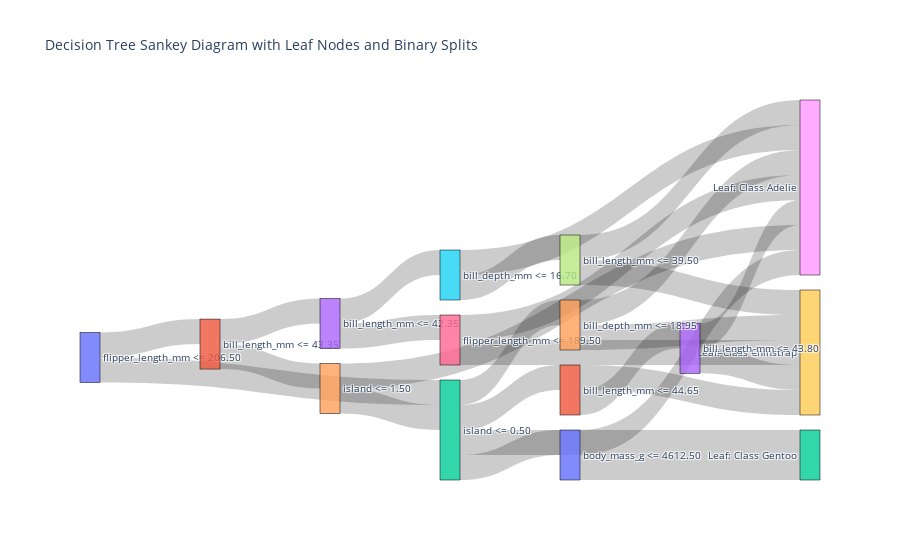

Notebook code for this chart:
### Markdown cell above
Initialise the `DecisionTree_to_Sankey class and run the `create_sankey` method to produce the interactive plotly Sankey diagram. You can drag nodes around if labels overlap and hover over branches to see the conditions of each split.  This is useful when tree structures are too complex to visualise the tree itself without overlapping labels making it unreadable.

### Code cell
dt = DecisionTree_to_Sankey(clf, X)

dt.create_sankey()

### Figure 1 — Plotly figure (JSON) as saved in the notebook; plotly's stock layout.template omitted (floating-point values rounded to 4 significant figures)
{"data": [{"link": {"customdata": ["flipper_length_mm <= 206.50 (True)", "flipper_length_mm > 206.50 (False)", "bill_length_mm <= 43.35 (True)", "bill_length_mm > 43.35 (False)", "bill_length_mm <= 42.35 (True)", "bill_length_mm > 42.35 (False)", "bill_depth_mm <= 16.70 (True)", "bill_depth_mm > 16.70 (False)", "bill_length_mm <= 39.50 (True)", "bill_length_mm > 39.50 (False)", "flipper_length_mm <= 189.50 (True)", "flipper_length_mm > 189.50 (False)", "island <= 1.50 (True)", "island > 1.50 (False)", "island <= 0.50 (True)", "island > 0.50 (False)", "body_mass_g <= 4612.50 (True)", "body_mass_g > 4612.50 (False)", "bill_length_mm <= 44.65 (True)", "bill_length_mm > 44.65 (False)", "bill_length_mm <= 43.80 (True)", "bill_length_mm > 43.80 (False)", "island <= 0.50 (True)", "island > 0.50 (False)", "bill_depth_mm <= 18.95 (True)", "bill_depth_mm > 18.95 (False)"], "hovertemplate": "%{customdata}<extra></extra>", "source": [0, 0, 1, 1, 3, 3, 5, 5, 7, 7, 6, 6, 4, 4, 2, 2, 10, 10, 11, 11, 13, 13, 2, 2, 14, 14], "target": [1, 2, 3, 4, 5, 6, 7, 8, 8, 9, 9, 8, 2, 8, 10, 11, 8, 12, 13, 9, 9, 8, 12, 14, 8, 9], "value": [1, 1, 1, 1, 1, 1, 1, 1, 1, 1, 1, 1, 1, 1, 1, 1, 1, 1, 1, 1, 1, 1, 1, 1, 1, 1]}, "node": {"label": ["flipper_length_mm <= 206.50", "bill_length_mm <= 43.35", "island <= 0.50", "bill_length_mm <= 42.35", "island <= 1.50", "bill_depth_mm <= 16.70", "flipper_length_mm <= 189.50", "bill_length_mm <= 39.50", "Leaf: Class Adelie", "Leaf: Class Chinstrap", "body_mass_g <= 4612.50", "bill_length_mm <= 44.65", "Leaf: Class Gentoo", "bill_length_mm <= 43.80", "bill_depth_mm <= 18.95"], "line": {"color": "black", "width": 0.5}, "pad": 15, "thickness": 20}, "type": "sankey"}], "layout": {"font": {"size": 10}, "title": {"text": "Decision Tree Sankey Diagram with Leaf Nodes and Binary Splits"}}}
